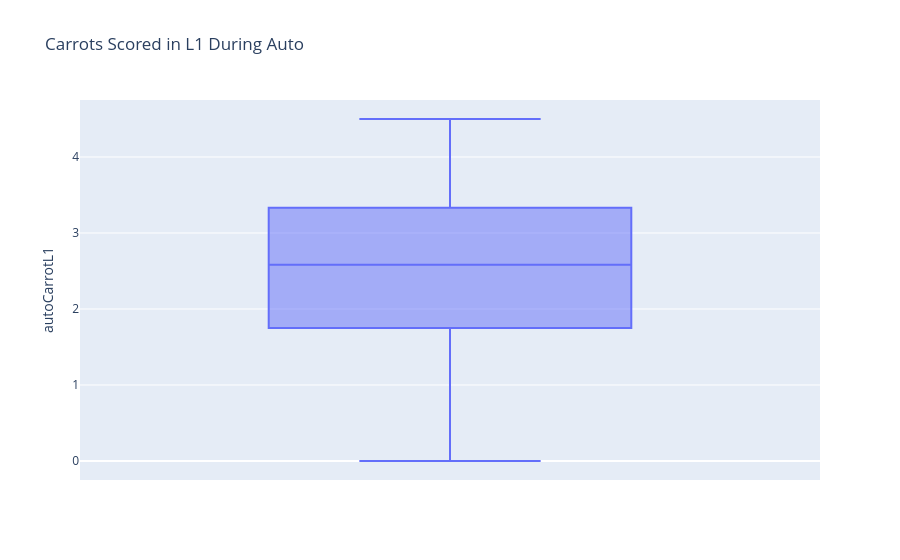

The code cell stored with this chart in its notebook:
### Code cell
fig = px.box(team_averages, y="autoCarrotL1", title="Carrots Scored in L1 During Auto")
fig

### Figure 1 — Plotly figure (JSON) as saved in the notebook; plotly's stock layout.template omitted (floating-point values rounded to 4 significant figures)
{"data": [{"alignmentgroup": "True", "hovertemplate": "autoCarrotL1=%{y}<extra></extra>", "legendgroup": "", "marker": {"color": "#636efa"}, "name": "", "notched": false, "offsetgroup": "", "orientation": "v", "showlegend": false, "type": "box", "x0": " ", "xaxis": "x", "y": [2.667, 2.667, 3.333, 1.0, 2.5, 2.0, 4.0, 3.0, 3.25, 1.667, 2.667, 2.667, 1.667, 3.75, 0.0, 2.333, 3.667, 2.333, 3.6, 0.3333, 2.0, 2.333, 2.0, 3.333, 2.8, 2.0, 3.0, 2.8, 3.667, 1.5, 1.667, 1.333, 3.75, 2.333, 1.333, 3.333, 1.0, 1.333, 3.667, 4.5, 2.0, 2.0, 1.75, 3.0, 3.333, 1.667, 3.5, 3.5, 2.5, 2.667], "y0": " ", "yaxis": "y"}], "layout": {"boxmode": "group", "legend": {"tracegroupgap": 0}, "title": {"text": "Carrots Scored in L1 During Auto"}, "xaxis": {"anchor": "y", "domain": [0, 1]}, "yaxis": {"anchor": "x", "domain": [0, 1], "title": {"text": "autoCarrotL1"}}}}
